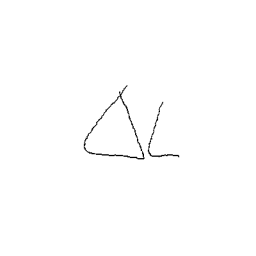
#> input picture DistortedData/11_em_91_perspective.png, 256 x 256 px, found by its file name; its folder holds only this picture in this run
$ python -i perspective_rotation.py   (imports and definitions only)
#> lines starting #> are read from the running program, lines starting #| are printed output that depends on the picture; after the words box and inside, x2 and y2 are one past the last pixel; in counts of white or black regions, pixels touching at a corner belong together
#Import needed libraries
import numpy as np
import cv2
import math
import os
from pathlib import Path
import random


#Definition of the two possible shrink transformations.
def verticalPerspectiveRotation(point, angle, rotation_angle):
    point[0][0] = (2/3) * (point[0][0] + 50*np.cos(4*math.radians(angle) * (point[0][0]-50)/100 ))
    point[0][1] = (2/3) * point[0][1] * (np.sin((np.pi)/2 - math.radians(angle)) - (point[0][1]* np.sin(math.radians(angle)))/100)
    point[0][0] = point[0][0] * np.cos(math.radians(rotation_angle)) + point[0][1] * np.sin(math.radians(rotation_angle))
    point[0][1] = point[0][0] * np.sin(math.radians(rotation_angle)) + point[0][1] * np.cos(math.radians(rotation_angle))

def horizontalPerspectiveRotation(point, angle, rotation_angle):
    point[0][0] = (2/3) * point[0][0] *  (np.sin((np.pi)/2 - math.radians(angle)) - (point[0][0]* np.sin(math.radians(angle)))/100)
    point[0][1] = (2/3) * (point[0][1] + 50*np.cos(4*math.radians(angle) * (point[0][1]-50)/100 ))
    point[0][0] = point[0][0] * np.cos(math.radians(rotation_angle)) + point[0][1] * np.sin(math.radians(rotation_angle))
    point[0][1] = point[0][0] * np.sin(math.radians(rotation_angle)) + point[0][1] * np.cos(math.radians(rotation_angle))

#Global Distortions
#angle should be between -10 and 10 degrees.
def rotation(point, angle):
    point[0][0] = point[0][0] * np.cos(math.radians(angle)) + point[0][1] * np.sin(math.radians(angle))
    point[0][1] = point[0][0] * np.sin(math.radians(angle)) + point[0][1] * np.cos(math.radians(angle))

#scaling factor should be between 0.7 and 1.3
def scaling(point, scalingFactor):
    point[0][0] = scalingFactor * point[0][0]
    point[0][1] = scalingFactor * point[0][1]


#Function that takes in a file, and applies shearing (horizontal or vertical)
#and potentially applies global distortions.
def perspective_rotation(file):
        #open file
#> called with file = 'DistortedData/11_em_91_perspective.png'
        img = cv2.imread(os.path.join(Path("OriginalData/"),file))
#> img is the input picture: shape (256, 256, 3); min 0, max 255, mean 253.7

        #Make a blank canvas with same size as file. (256x256)
        canvas = np.zeros_like(img)

        #Create the binarized version of the image.
        gray = cv2.cvtColor(img,cv2.COLOR_BGR2GRAY)
        ret, threshed_img = cv2.threshold(cv2.cvtColor(img, cv2.COLOR_BGR2GRAY),
                        127, 255, cv2.THRESH_BINARY)
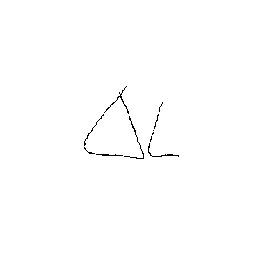
#> threshed_img: shape (256, 256); 99.5% white; black in thin lines or dots, all inside (x1, y1, x2, y2) = (84, 86, 179, 159)


        threshed_img = cv2.bitwise_not(threshed_img)

        #Find the contours of the image that will need to be modified.
        contours, hier = cv2.findContours(threshed_img, cv2.RETR_TREE, cv2.CHAIN_APPROX_NONE)
#> contours = 11 contours, all with area under 20

        #PERSPECTIVEROTATION
        scalingFactor = 1
        perspectiveGlobal = 1
        if(perspectiveGlobal < 0.5):
            scalingFactor = random.uniform(0.7,1.3)
            rotationFactor = random.randint(0,20) - 10

        #if < 0.5, use horizontal, otherwise vertical
        perspectiveType = random.random()
        angle = random.randint(0,20) - 10
        rotation_angle = random.randint(0,20) - 10
        for c in range(0, len(contours)):

            #Get bounding rectangle for that symbol
            x, y, w, h = cv2.boundingRect(contours[c])
            # draw a green rectangle to visualize the bounding rect
            cv2.rectangle(img, (x, y), (x+w, y+h), (0, 255, 0), 2)

            if(perspectiveType < 0.5):
                for point in contours[c]:
                    horizontalPerspectiveRotation(point,angle,rotation_angle)
                    #If we decided to apply global distortions to this image.
                    if(perspectiveGlobal < 0.5):
                        rotation(point, rotationFactor)
                        scaling(point, scalingFactor)

            else:
                for point in contours[c]:
                    verticalPerspectiveRotation(point,angle,rotation_angle)
                    if(perspectiveGlobal < 0.5):
                        rotation(point, rotationFactor)
                        scaling(point, scalingFactor)
#> this loop made 11 passes
#> (x, y, w, h) on passes 1 to 11: (96, 154, 27, 2), (84, 147, 11, 7), (148, 143, 31, 14), (150, 136, 2, 6), (152, 132, 2, 3), (153, 130, 1, 1), (124, 116, 20, 43), (154, 114, 5, 15), (84, 114, 20, 32), (159, 102, 4, 10), (104, 86, 25, 28)
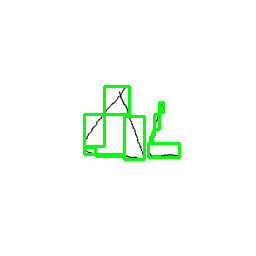
#> img: shape (256, 256, 3); 2.62% of pixels changed, all inside (x1, y1, x2, y2) = (83, 85, 181, 161)

        if(scalingFactor>1):
            canvas = cv2.resize(canvas,(int(400*scalingFactor),int(400*scalingFactor)) ,interpolation = cv2.INTER_AREA)
            cv2.drawContours(canvas , contours, -1, (255, 255, 255), -1, offset = (85,85))
        elif(scalingFactor<0.8):
            canvas = cv2.resize(canvas,(int(400*scalingFactor),int(400*scalingFactor)) ,interpolation = cv2.INTER_AREA)
            cv2.drawContours(canvas , contours, -1, (255, 255, 255), -1, offset = (int(85*scalingFactor),int(85*scalingFactor)))
        else:
            canvas = cv2.resize(canvas,(400,400) ,interpolation = cv2.INTER_AREA)
#> canvas: shape (400, 400, 3); every value is 0
            cv2.drawContours(canvas , contours, -1, (255, 255, 255), -1, offset = (85,85))
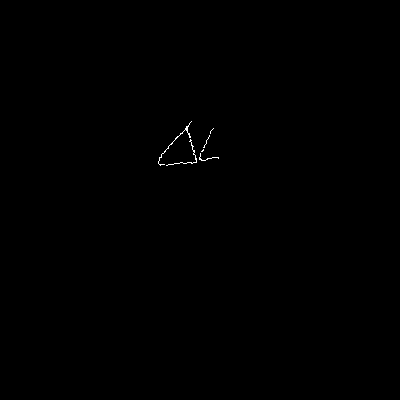
#> canvas: shape (400, 400, 3); 0.13% white in thin lines or dots, all inside (x1, y1, x2, y2) = (158, 121, 219, 166)
        #invert colors
        canvas = cv2.bitwise_not(canvas)
            #all files need to be 256x256.
        canvas = cv2.resize(canvas, (256,256), interpolation = cv2.INTER_AREA)
#> canvas: shape (256, 256, 3)
        #Need to save in DistortedData/ as filename_shear
        filename = file[:len(file)-4] + "_perspective_rotation" + file[len(file)-4:]
        print(filename)
        cv2.imwrite(os.path.join(Path("DistortedData/"),filename), canvas)

>>> result = perspective_rotation('DistortedData/11_em_91_perspective.png')
